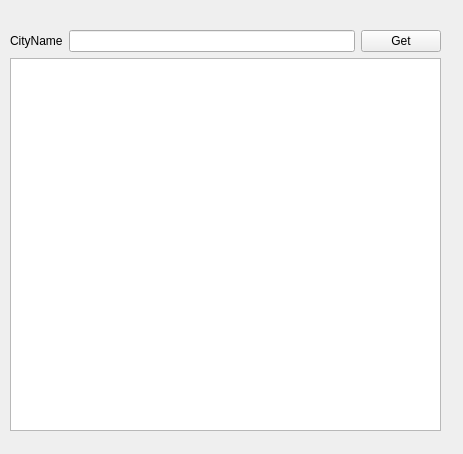
<?xml version="1.0" encoding="UTF-8"?>
<ui version="4.0">
 <class>LocationList</class>
 <widget class="QWidget" name="LocationList">
  <property name="geometry">
   <rect>
    <x>0</x>
    <y>0</y>
    <width>463</width>
    <height>454</height>
   </rect>
  </property>
  <property name="windowTitle">
   <string>LocationList</string>
  </property>
  <widget class="QWidget" name="">
   <property name="geometry">
    <rect>
     <x>10</x>
     <y>30</y>
     <width>431</width>
     <height>401</height>
    </rect>
   </property>
   <layout class="QVBoxLayout" name="verticalLayout">
    <item>
     <layout class="QHBoxLayout" name="horizontalLayout">
      <item>
       <widget class="QLabel" name="cityName_Lbl">
        <property name="text">
         <string>CityName</string>
        </property>
       </widget>
      </item>
      <item>
       <widget class="QLineEdit" name="cityName_in"/>
      </item>
      <item>
       <widget class="QPushButton" name="getCityButton">
        <property name="text">
         <string>Get</string>
        </property>
       </widget>
      </item>
     </layout>
    </item>
    <item>
     <widget class="QListWidget" name="listWidget">
      <property name="font">
       <font>
        <family>Arial</family>
        <pointsize>14</pointsize>
       </font>
      </property>
      <property name="styleSheet">
       <string notr="true">QListView::item {
    padding-top: 10px;
    padding-bottom: 10px;
}</string>
      </property>
      <property name="alternatingRowColors">
       <bool>true</bool>
      </property>
      <property name="spacing">
       <number>0</number>
      </property>
      <property name="itemAlignment">
       <set>Qt::AlignVCenter</set>
      </property>
     </widget>
    </item>
   </layout>
  </widget>
 </widget>
 <resources/>
 <connections/>
</ui>
